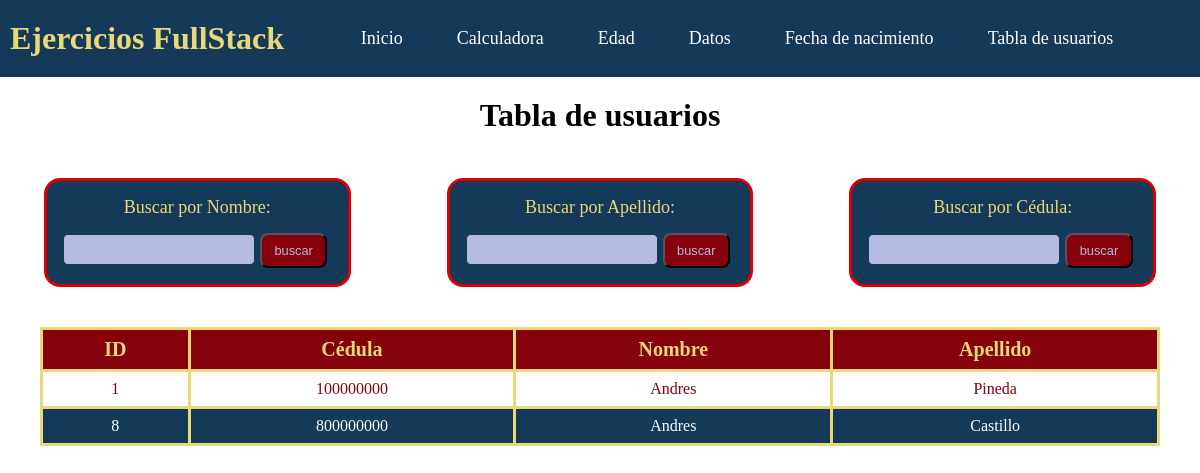
The app's page /5ejercicio.php?nombre=Andres with its own data.
### tables this page shows
CREATE TABLE IF NOT EXISTS `usuarios` (
  `id` int NOT NULL AUTO_INCREMENT,
  `nombre` varchar(60) NOT NULL,
  `apellido` varchar(60) NOT NULL,
  `cedula` int NOT NULL,
  PRIMARY KEY (`id`)
);

### include/funciones.php (called while the page is built, shortened)
<?php
function BuscarNombre($texto){
    require 'database.php';
    $sql = "SELECT * from usuarios WHERE nombre LIKE '%".$texto."%';";
    $consulta = mysqli_query($db,$sql);
    return $consulta;
}

### 5ejercicio.php (the view, shortened to what this page needs)
<?php
    require 'include/header.php';
    require 'Include/funciones.php';
    $usuarios = ObtenerUsuarios();
    if (isset($_GET['nombre'])) {
        $usuarios = BuscarNombre($_GET['nombre']);
    }
?>
<!DOCTYPE html>
    <html lang="en">
    <head>
        <link rel="stylesheet" href="css/styles5ejercicio.css">
    </head>
    <body>
        <h1 class="titulo">Tabla de usuarios</h1>
        <div class="contenedor">
            <div class="formulario-busqueda">
                <form class="formulario" action="" method="get">
                    <label for="nombre"> Buscar por Nombre:</label>
                    <input type="text" name="nombre" id="nombre">
                    <input type="submit" value="buscar" class="boton">
                </form>
            </div>
            <div class="formulario-busqueda">
                <form class="formulario" action="" method="get">
                    <label for="apellido">Buscar por Apellido:</label>
                    <input type="text" name="apellido" id="apellido">
                    <input type="submit" value="buscar" class="boton">
                </form>
            </div>
            <div class="formulario-busqueda">
                <form class="formulario" action="" method="get">
                    <label for="cedula">Buscar por Cédula:</label>
                    <input type="number" name="cedula" id="cedula">
                    <input type="submit" value="buscar" class="boton">
                </form>
            </div>
        </div>
        <div class="contenedor-tabla">
            <table>
                <thead>
                    <tr>
                        <th>ID</th>
                        <th>Cédula</th>
                        <th>Nombre</th>
                        <th>Apellido</th>
                    </tr>
                </thead>
                <?php  while($usuario = mysqli_fetch_assoc($usuarios)){
                        ?>
                    <tr>
                        <td><?php echo($usuario['id']); ?></td>
                        <td><?php echo($usuario['cedula']); ?></td>
                        <td><?php echo($usuario['nombre']); ?></td>
                        <td><?php echo($usuario['apellido']); ?></td>
                    </tr>
                <?php } ?>
            </table>
        </div>
    </body>
</html>

### css/styles.css (style rules this page uses)
:root { --color-1: #143959; --color-2: #A4E0DF; --color-3: #4ED998; --color-4: #E9D876; --color-5: #85010c; --color-6: #b4bbe2; --color-7: #d90002; }
* { padding: 0%; margin: 0%; }

### css/styles5ejercicio.css (style rules this page uses)
:root { --color-1: #143959; --color-2: #A4E0DF; --color-3: #4ED998; --color-4: #E9D876; --color-5: #85010c; --color-6: #b4bbe2; --color-7: #d90002; }
table, th, td { border: 3px solid var(--color-4); border-collapse: collapse; padding: 0.5rem; }
table { width: 100%; }
th { color: var(--color-4); background-color: var(--color-5); font-size: 20px; }
tr { text-align: center; }
tr:nth-child(even) { background-color: var(--color-1); color: #ffff; }
tr:nth-child(odd) { background-color: #ffff; color: var(--color-5) }
.titulo { text-align: center; margin: 5px 5px 5px ; padding: 15px; }
.contenedor { display: grid; gap: 2.5rem; grid-template-columns: repeat(3,1fr); padding: 1rem; }
.formulario-busqueda { display: flex; justify-content: center; align-items: center; padding: 0.5rem; }
.formulario { background-color: var(--color-1); border-radius: 1rem; border: 3px solid var(--color-7); padding: 1rem; width: 100%; margin: 0 20px; font-size: 20px; }
.formulario label { display: block; font-size: 18px; color: var(--color-4); text-align: center; }
.formulario input:not([type="submit"]) { height: 1.7rem; width: 70%; background-color: var(--color-6); border: 1px solid var(--color-1); border-radius: 0.3rem; font-size: 1rem; padding: 1px; margin-top: 1rem; color: var(--color-5); }
.formulario input[type="submit"] { background-color: var(--color-5); color: var(--color-6); font-size: 0.5rem; padding: 0.5rem; font-size: 0.8rem; width: 25%; border-radius: 0.5rem; }
.contenedor-tabla { margin: 1rem 2.5rem 2.5rem; }

### records on screen
usuarios: id "1", cedula "100000000", nombre "Andres", apellido "Pineda"
usuarios: id "8", cedula "800000000", nombre "Andres", apellido "Castillo"
